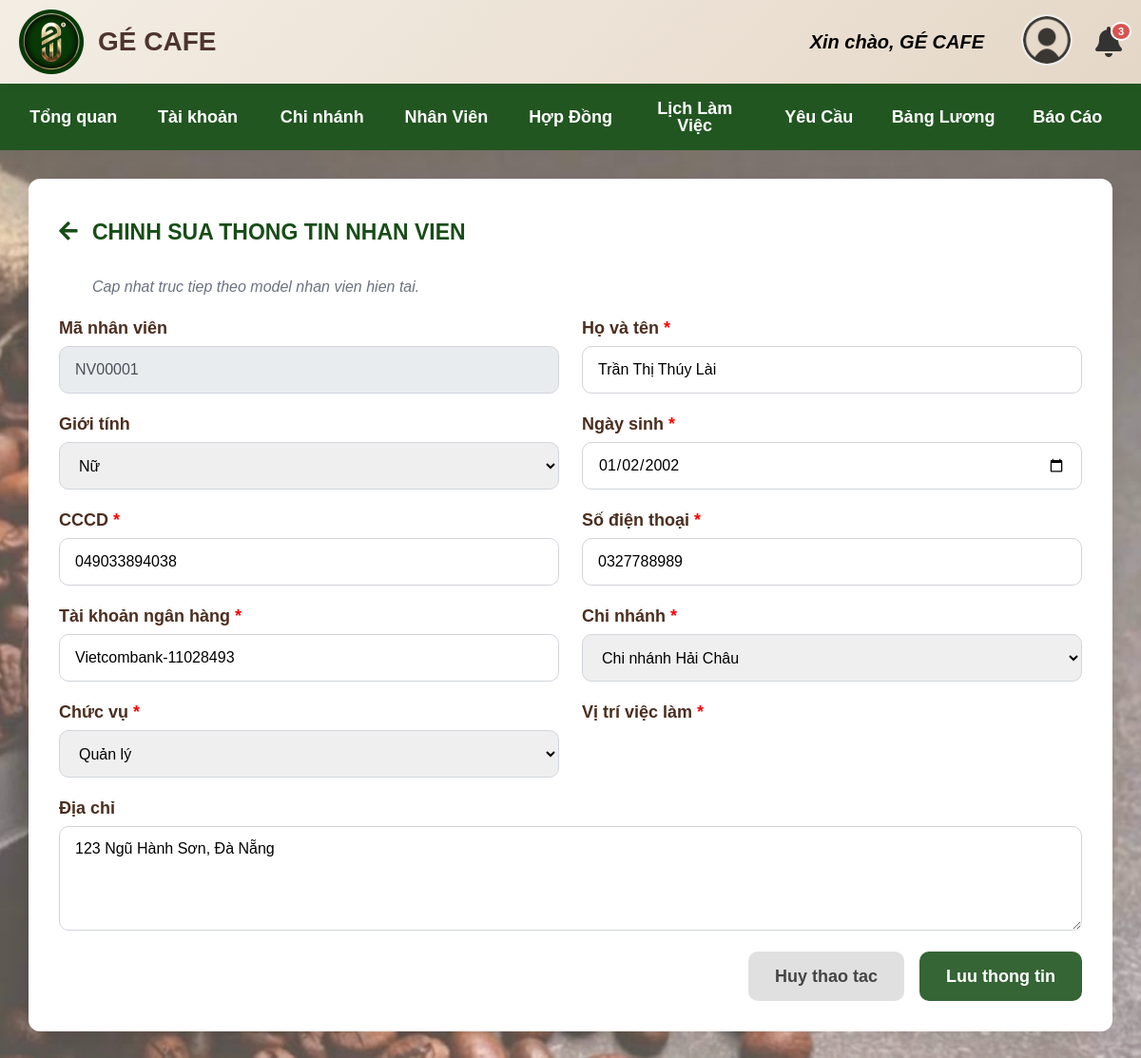
The app's page /employees/NV00001/edit/ with its own data.
### apps/employees/models.py (models this page shows, shortened)
class NhanVien(models.Model):
    GIOI_TINH_CHOICES = [
        ("Nam", "Nam"),
        ("Nữ", "Nữ"),
        ("Khác", "Khác"),
    ]
    CHUC_VU_CHOICES = [
        ("Thu ngân", "Thu ngân"),
        ("Phục vụ", "Phục vụ"),
        ("Quản lý", "Quản lý"),
        ("Giữ xe", "Giữ xe"),
        ("Pha chế", "Pha chế"),
    ]
    ma_nv = models.CharField(max_length=10, primary_key=True, verbose_name="Mã nhân viên")
    ho_ten = models.CharField(max_length=100, verbose_name="Họ tên")
    ngay_sinh = models.DateField(verbose_name="Ngày sinh")
    cccd = models.CharField(max_length=12, unique=True, verbose_name="CCCD")
    sdt = models.CharField(
        max_length=15,
        unique=True,
        validators=[RegexValidator(r"^\d+$", "Số điện thoại chỉ được chứa chữ số")],
        verbose_name="Số điện thoại",
    )
    chuc_vu = models.CharField(max_length=50, choices=CHUC_VU_CHOICES, verbose_name="Chức vụ")
    dia_chi = models.CharField(max_length=255, null=True, blank=True, verbose_name="Địa chỉ")
    gioi_tinh = models.CharField(
        max_length=10,
        choices=GIOI_TINH_CHOICES,
        null=True,
        blank=True,
        verbose_name="Giới tính",
    )
    tk_ngan_hang = models.CharField(max_length=30, unique=True, verbose_name="Tài khoản ngân hàng")
    ma_chi_nhanh = models.ForeignKey(
        "branches.ChiNhanh",
        on_delete=models.CASCADE,
        related_name="nhan_viens",
        verbose_name="Chi nhánh",
    )
    class Meta:
        verbose_name = "Nhân viên"
        verbose_name_plural = "Danh sách nhân viên"

### apps/branches/models.py (models this page shows, shortened)
class ChiNhanh(models.Model):
    ma_chi_nhanh = models.CharField(max_length=20, primary_key=True)
    ten_chi_nhanh = models.CharField(max_length=255)
    dia_chi = models.TextField()
    sdt = models.CharField(max_length=15)
    ma_nv_ql = models.ForeignKey(
        'employees.NhanVien',
        on_delete=models.SET_NULL,
        null=True,
        blank=True
    )
    def __str__(self):
        return f"{self.ten_chi_nhanh}"

### apps/employees/views.py (the view)
# urls.py: path('<str:employee_id>/edit/', views.employee_edit_view, name='employee_edit'),
def employee_edit_view(request, employee_id):
    employee = get_object_or_404(NhanVien, pk=employee_id)
    form = EmployeeUpdateForm(request.POST or None, instance=employee)
    if request.method == "POST":
        if form.is_valid():
            form.save()
            messages.success(request, "Cập nhật thông tin thành công!")
            return redirect("employee_list")
        messages.error(request, "Thông tin nhân viên không hợp lệ.", extra_tags="invalid_info_error")
    context = {
        "employee": employee,
        "form": form,
    }
    return render(request, "employees/employee_edit.html", context)

### apps/employees/forms.py
class EmployeeUpdateForm(EmployeeBaseForm):
    class Meta(EmployeeBaseForm.Meta):
        fields = [
            "ho_ten",
            "gioi_tinh",
            "ngay_sinh",
            "cccd",
            "sdt",
            "tk_ngan_hang",
            "chuc_vu",
            "ma_chi_nhanh",
            "dia_chi",
        ]

### apps/employees/templates/employees/employee_edit.html (shortened to what this page needs)
{% extends 'base.html' %}
{% load static %}
{% block extra_css %}
    <link rel="stylesheet" href="{% static 'employees/css/employee_edit.css' %}?v=3.0">
    <link rel="stylesheet" href="{% static 'css/components/popup_error.css' %}">
    <link rel="stylesheet" href="{% static 'css/components/popup_confirm_cancel.css' %}">
{% endblock %}
{% block content %}
<div class="edit-employee-container">
    <div class="page-header">
        <a href="{% url 'employee_list' %}" class="back-link">
            <img src="{% static 'images/back_icon.png' %}" alt="Back" class="back-icon">
        </a>
        <h2 class="page-title">Chinh sua thong tin nhan vien</h2>
    </div>
    <p class="page-note">Cap nhat truc tiep theo model nhan vien hien tai.</p>
    <form class="employee-form" method="POST" data-employee-list-url="{% url 'employee_list' %}">
        <div class="form-column form-column-wide">
            {% include 'employees/partials/employee_form_fields.html' with form=form employee=employee is_edit=True %}
        </div>
        <div class="form-actions">
            <button type="button" class="cancel-btn">Huy thao tac</button>
            <button type="submit" class="save-btn">Luu thong tin</button>
        </div>
    </form>
</div>
{% endblock %}

### apps/employees/templates/employees/partials/employee_form_fields.html (shortened to what this page needs)
<div class="form-row">
    {% if is_edit %}
        <div class="form-group">
            <label for="ma_nv">Mã nhân viên</label>
            <input type="text" id="ma_nv" value="{{ employee.ma_nv }}" readonly>
        </div>
    {% else %}
        <div class="form-group">
            <label for="{{ form.ma_nv.id_for_label }}">Mã nhân viên <span class="required">*</span></label>
            {{ form.ma_nv }}
            {% if form.ma_nv.errors %}<p class="field-error">{{ form.ma_nv.errors|join:', ' }}</p>{% endif %}
        </div>
    {% endif %}
    <div class="form-group">
        <label for="{{ form.ho_ten.id_for_label }}">Họ và tên <span class="required">*</span></label>
        {{ form.ho_ten }}
    </div>
</div>
<div class="form-row">
    <div class="form-group">
        <label for="{{ form.gioi_tinh.id_for_label }}">Giới tính</label>
        {{ form.gioi_tinh }}
    </div>
    <div class="form-group">
        <label for="{{ form.ngay_sinh.id_for_label }}">Ngày sinh <span class="required">*</span></label>
        {{ form.ngay_sinh }}
    </div>
</div>
<div class="form-row">
    <div class="form-group">
        <label for="{{ form.cccd.id_for_label }}">CCCD <span class="required">*</span></label>
        {{ form.cccd }}
    </div>
    <div class="form-group">
        <label for="{{ form.sdt.id_for_label }}">Số điện thoại <span class="required">*</span></label>
        {{ form.sdt }}
    </div>
</div>
<div class="form-row">
    <div class="form-group">
        <label for="{{ form.tk_ngan_hang.id_for_label }}">Tài khoản ngân hàng <span class="required">*</span></label>
        {{ form.tk_ngan_hang }}
    </div>
    <div class="form-group">
        <label for="{{ form.ma_chi_nhanh.id_for_label }}">Chi nhánh <span class="required">*</span></label>
        {{ form.ma_chi_nhanh }}
    </div>
</div>
<div class="form-row">
    <div class="form-group">
        <label for="{{ form.chuc_vu.id_for_label }}">Chức vụ <span class="required">*</span></label>
        {{ form.chuc_vu }}
    </div>
    <div class="form-group">
        <label for="{{ form.vi_tri_vl.id_for_label }}">Vị trí việc làm <span class="required">*</span></label>
    </div>
</div>
<div class="form-group">
    <label for="{{ form.dia_chi.id_for_label }}">Địa chỉ</label>
    {{ form.dia_chi }}
</div>

### static/css/globals.css (style rules this page uses)
* { -webkit-font-smoothing: antialiased; box-sizing: border-box; }
html, body { margin: 0px; height: 100%; }
a { text-decoration: none; }

### static/css/base.css (style rules this page uses)
body { margin: 0; font-family: "Montserrat", sans-serif; position: relative; background-color: #f7efe6; }

### apps/employees/static/employees/css/employee_edit.css (style rules this page uses)
.edit-employee-container { background: #ffffff; box-shadow: 0 8px 25px rgba(0, 0, 0, 0.1); border-radius: 12px; padding: 24px 32px 32px; }
.page-header { display: flex; align-items: center; gap: 15px; margin-bottom: 10px; }
.back-link { text-decoration: none; }
.back-icon { width: 20px; height: 20px; }
.page-title { color: #174d17; font-size: 23px; font-family: "Montserrat", sans-serif; font-weight: 700; text-transform: uppercase; }
.page-note { color: #6b7280; font-size: 16px; font-family: "Montserrat", sans-serif; font-style: italic; margin-bottom: 24px; padding-left: 35px; }
.employee-form { display: flex; flex-direction: column; gap: 22px; }
.form-column { display: flex; flex-direction: column; gap: 22px; }
.form-column-wide { width: 100%; }
.form-row { display: flex; gap: 24px; }
.form-group { flex: 1; display: flex; flex-direction: column; }
.form-group label { color: #4b2e1f; font-size: 18px; font-family: "Montserrat", sans-serif; font-weight: 600; margin-bottom: 8px; }
.required { color: #ff0000; }
.form-group input, .form-group select, .form-group textarea { width: 100%; min-height: 50px; padding: 0 16px; border-radius: 10px; border: 1px solid #d1d5db; font-family: "Montserrat", sans-serif; font-size: 16px; box-sizing: border-box; }
.form-group textarea { min-height: 110px; padding-top: 14px; resize: vertical; }
.form-group input[readonly] { background: #e9ecef; color: #495057; cursor: not-allowed; }
.form-actions { display: flex; justify-content: flex-end; gap: 16px; }
.cancel-btn, .save-btn { all: unset; box-sizing: border-box; height: 52px; border-radius: 10px; font-family: "Montserrat", sans-serif; font-weight: 700; font-size: 18px; text-align: center; cursor: pointer; padding: 0 28px; transition: background-color 0.3s; }
.cancel-btn { background: #e0e0e0; color: #444444; }
.save-btn { background: rgba(23, 77, 23, 0.87); color: #ffffff; }

### records on screen
NhanVien: ma_nv "NV00001", ho_ten "Trần Thị Thúy Lài", gioi_tinh "Nữ", ngay_sinh "01/02/2002", cccd "049033894038", sdt "0327788989", tk_ngan_hang "Vietcombank-11028493", chuc_vu "Quản lý", dia_chi "123 Ngũ Hành Sơn, Đà Nẵng"
ChiNhanh: ma_chi_nhanh "Chi nhánh Hải Châu"
